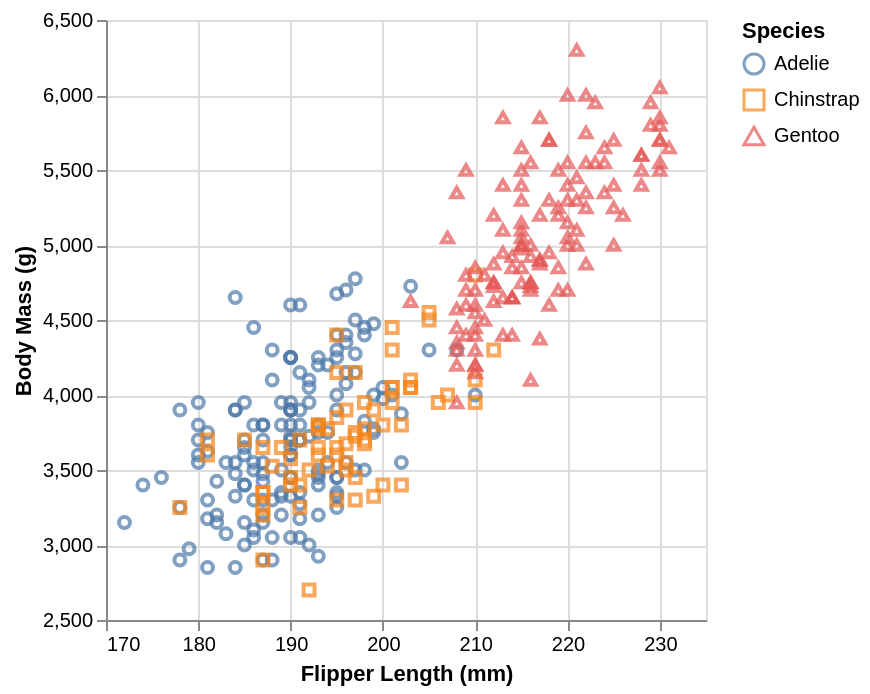

Write a Vega-Lite specification for this figure.
### Vega-Lite specification from a JSON file in a GitHub repository (floating-point values rounded to 4 significant figures; data arrays with more than 128 entries replaced by an {"elided": "..."} marker saying what was removed)
{"$schema": "https://vega.github.io/schema/vega-lite/v4.json", "description": "A scatterplot showing body mass and flipper lengths of penguins.", "data": {"values": {"elided": "344 records"}}, "mark": "point", "encoding": {"x": {"field": "Flipper Length (mm)", "type": "quantitative", "scale": {"zero": false}}, "y": {"field": "Body Mass (g)", "type": "quantitative", "scale": {"zero": false}}, "color": {"field": "Species", "type": "nominal"}, "shape": {"field": "Species", "type": "nominal"}}}
